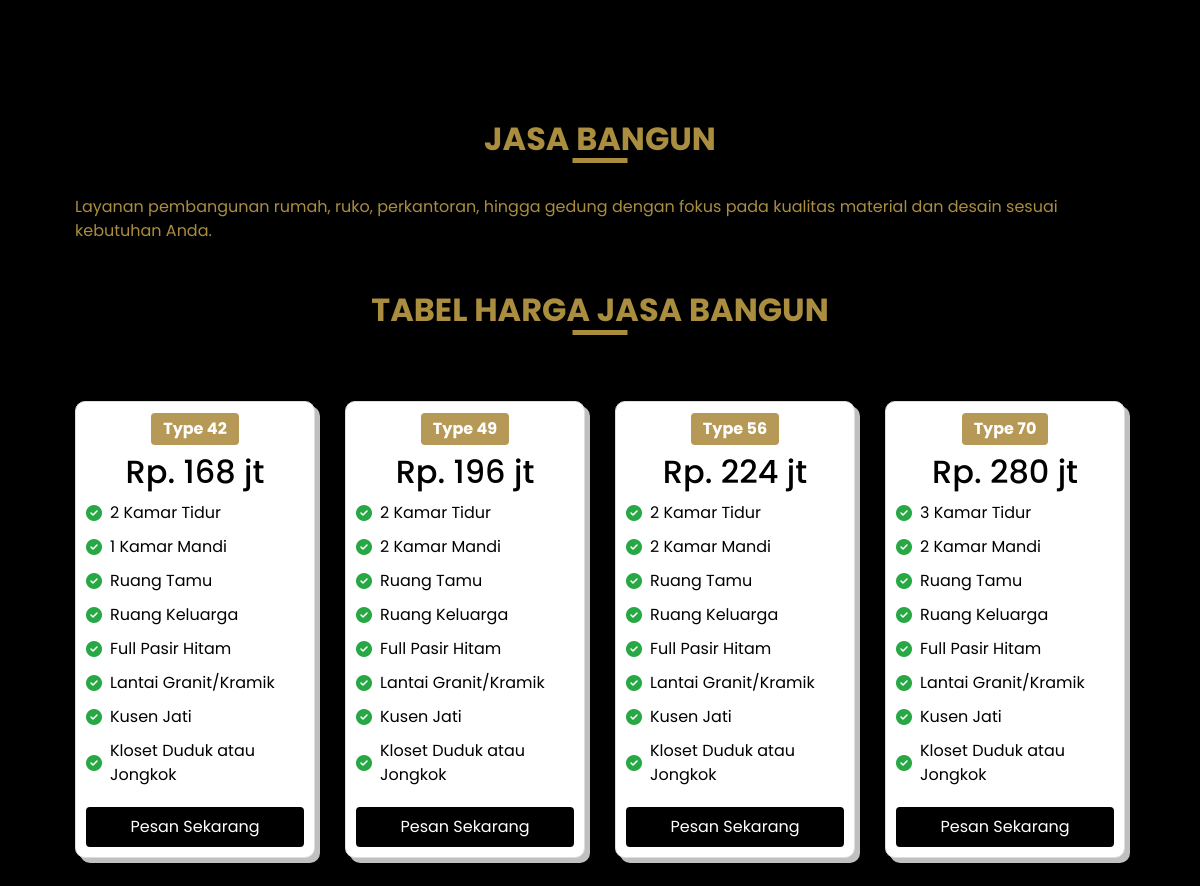
/detail-layanan.php?id=1, run on the app's committed database.
### tables this page shows
CREATE TABLE `services` (
  `id` int(11) NOT NULL,
  `image_url` varchar(255) NOT NULL,
  `description` varchar(255) NOT NULL,
  `description_2` text DEFAULT NULL
);

CREATE TABLE `us_section2` (
  `id` int(11) NOT NULL,
  `type` varchar(50) DEFAULT NULL,
  `harga` varchar(100) DEFAULT NULL,
  `fasilitas` text DEFAULT NULL,
  `nomor_whatsapp` varchar(20) DEFAULT NULL,
  `pesan_otomatis` varchar(255) DEFAULT NULL,
  `service_id` int(11) DEFAULT NULL
);

### detail-layanan.php (the view, shortened to what this page needs)
<?php
include 'kon/koneksi.php';
$id = $_GET['id'];
$query = "SELECT * FROM services WHERE id = $id";
$result = mysqli_query($conn, $query);
$service = mysqli_fetch_assoc($result);
?>
<!DOCTYPE html>
<html lang="id">
<head>
    <link rel="stylesheet" type="text/css" href="https://cdnjs.cloudflare.com/ajax/libs/OwlCarousel2/2.3.4/assets/owl.carousel.min.css" />
    <link rel="stylesheet" href="https://cdnjs.cloudflare.com/ajax/libs/font-awesome/6.2.0/css/all.min.css">
    <link rel="stylesheet" type="text/css" href="css/bootstrap.css" />
    <link href="css/style.css" rel="stylesheet" />
    <link href="css/responsive.css" rel="stylesheet" />
</head>
<body>
    <section class="us_section2 layout_padding">
        <div class="container tabel_harga">
            <div class="heading_container navy2 mb-4">
                <h2><?= $service['description']; ?></h2>
            </div>
            <div class="service-details mb-5">
                <p><?= $service['description_2']; ?></p>
            </div>
            <div class="heading_container navy2 mb-5">
                <h2>TABEL HARGA <?= strtoupper($service['description']); ?></h2>
            </div>
            <div class="us_container ">
                <div class="row justify-content-center mt-5">
                    <?php
                    $pricing_query = "SELECT * FROM us_section2 WHERE service_id = $id";
                    $pricing_result = mysqli_query($conn, $pricing_query);
                    if (mysqli_num_rows($pricing_result) > 0) {
                        while ($row = mysqli_fetch_assoc($pricing_result)) {
                    ?>
                            <div class="col-md-3">
                                <div class="pricing-card">
                                    <h4>
                                        <div class="badge badge-secondary">
                                            <?= $row['type']; ?>
                                        </div>
                                    </h4>
                                    <div class="price">
                                        <h2>Rp. <?= $row['harga']; ?></h2>
                                    </div>
                                    <ul class="features list-unstyled text-left">
                                        <?php
                                        $fasilitas = explode(',', $row['fasilitas']);
                                        foreach ($fasilitas as $f) {
                                            echo '<li class="d-flex align-items-center">
                                                <i class="fas fa-check-circle text-success mr-2"></i> ' . htmlspecialchars($f) . '
                                              </li>';
                                        }
                                        ?>
                                    </ul>
                                    <a href="https://wa.me/<?= $row['nomor_whatsapp']; ?>?text=Saya%20ingin%20pesan%20<?= urlencode($service['description']); ?>%20yang%20<?= urlencode($row['type']); ?>" class="btn btn-dark btn-block btn-custom">Pesan Sekarang</a>
                                </div>
                            </div>
                    <?php
                        }
                    } else {
                        echo "<p>Tidak ada data harga untuk layanan saat ini.</p>";
                    }
                    ?>
                </div>
            </div>
        </div>
    </section>
</body>
</html>

### css/style.css (style rules this page uses)
body { font-family: 'Poppins', sans-serif; color: #000000; background-color: #ffffff; }
.layout_padding { padding-top: 120px; padding-bottom: 120px; }
.heading_container { display: -webkit-box; display: -ms-flexbox; display: flex; -webkit-box-pack: center; -ms-flex-pack: center; justify-content: center; text-align: center; }
.heading_container h2 { font-weight: bold; position: relative; padding-bottom: 5px; text-transform: uppercase; }
.heading_container h2::before { content: ""; position: absolute; bottom: 0; left: 50%; width: 55px; height: 5px; background-color: #ffffff; -webkit-transform: translateX(-50%); transform: translateX(-50%); }
.navy2 h2::before { content: ""; position: absolute; bottom: 0; left: 50%; width: 55px; height: 5px; background-color: #AA8D3F; -webkit-transform: translateX(-50%); transform: translateX(-50%); }
a, a:hover, a:focus { text-decoration: none; }
.btn, .btn:focus { outline: none !important; -webkit-box-shadow: none; box-shadow: none; }
.us_section2 { background-color: #000000; background-size: cover; background-attachment: fixed; color: #AA8D3F; }
.pricing-card { border: 1px solid #ddd; border-radius: 10px; padding: 10px; text-align: center; margin-top: 10px; box-shadow: 5px 5px 0px #C0C0C0; transition: border-color 0.1s ease, border-width 0.1s ease; background-color: #ffffff; color: #000; }
.pricing-card h4 .badge { display: inline-block; padding: 0.5rem 0.75rem; font-size: 1rem; }
.badge { background-color: #B69957; }
.pricing-card .price { font-size: 24px; font-weight: bold; }
.pricing-card .features { list-style: none; padding: 0; }
.pricing-card .features li { margin: 10px 0; }
.pricing-card .btn { margin-top: 20px; }
.btn-custom { background-color: #000000; color: #ffffff; border: 2px solid #000000; transition: background-color 0.3s, border-color 0.3s; }
.us_container .row { display: flex; justify-content: center; align-items: center; }

### css/responsive.css (style rules this page uses)
@media (min-width: 1200px) { .container { max-width: 1170px; } }
@media (min-width: 1200px) { .tabel_harga { width: 90%; } }

### data on the page
services: description "JASA BANGUN", description_2 "Layanan pembangunan rumah, ruko, perkantoran, hingga gedung dengan fokus pada kualitas material dan desain sesuai kebutuhan Anda."
us_section2: type "Type 42", harga "168 jt", fasilitas "2 Kamar Tidur", fasilitas "1 Kamar Mandi", fasilitas "Ruang Tamu", fasilitas "Ruang Keluarga", fasilitas "Full Pasir Hitam", fasilitas "Lantai Granit/Kramik", fasilitas "Kusen Jati", fasilitas "Kloset Duduk atau Jongkok"
us_section2: type "Type 49", harga "196 jt", fasilitas "2 Kamar Tidur", fasilitas "2 Kamar Mandi", fasilitas "Ruang Tamu", fasilitas "Ruang Keluarga", fasilitas "Full Pasir Hitam", fasilitas "Lantai Granit/Kramik", fasilitas "Kusen Jati", fasilitas "Kloset Duduk atau Jongkok"
us_section2: type "Type 56", harga "224 jt", fasilitas "2 Kamar Tidur", fasilitas "2 Kamar Mandi", fasilitas "Ruang Tamu", fasilitas "Ruang Keluarga", fasilitas "Full Pasir Hitam", fasilitas "Lantai Granit/Kramik", fasilitas "Kusen Jati", fasilitas "Kloset Duduk atau Jongkok"
us_section2: type "Type 70", harga "280 jt", fasilitas "3 Kamar Tidur", fasilitas "2 Kamar Mandi", fasilitas "Ruang Tamu", fasilitas "Ruang Keluarga", fasilitas "Full Pasir Hitam", fasilitas "Lantai Granit/Kramik", fasilitas "Kusen Jati", fasilitas "Kloset Duduk atau Jongkok"
